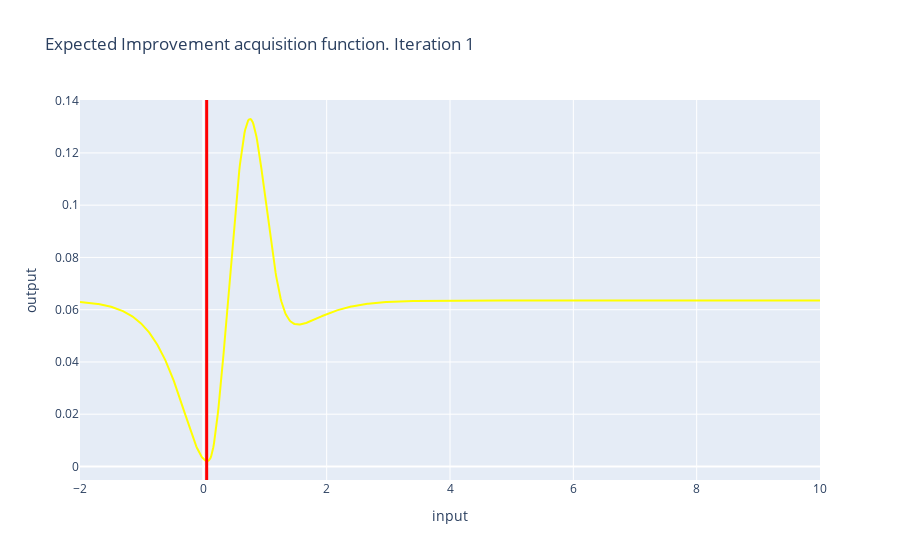

Source (notebook cell):
### Code cell
acq_fun = compute_acquisition_function(single_model, best_init_y)
print_acquisition_function(acq_fun, 1)

### Figure 1 — Plotly figure (JSON) as saved in the notebook; plotly's stock layout.template omitted (floating-point values rounded to 4 significant figures; data arrays with more than 128 entries replaced by an {"elided": "..."} marker saying what was removed)
{"data": [{"line": {"color": "yellow"}, "type": "scatter", "x": {"elided": "1000 float values"}, "y": {"elided": "1000 float values"}}], "layout": {"shapes": [{"line": {"color": "red", "width": 3}, "type": "line", "x0": 0.05405, "x1": 0.05405, "xref": "x", "y0": 0, "y1": 1, "yref": "y domain"}], "title": {"text": "Expected Improvement acquisition function. Iteration 1"}, "xaxis": {"title": {"text": "input"}}, "yaxis": {"title": {"text": "output"}}}}
